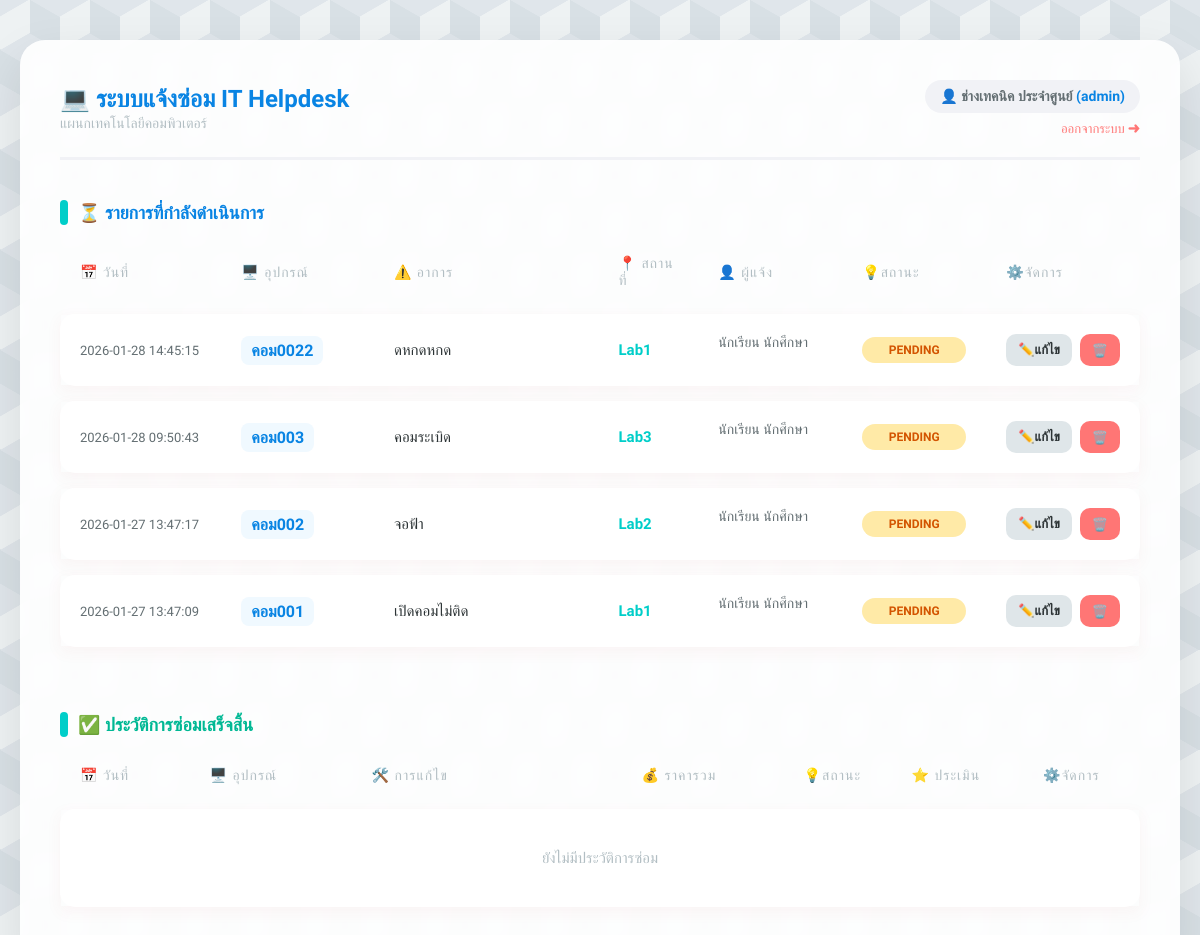
The page /dashboard (signed in) on the database as committed earlier.
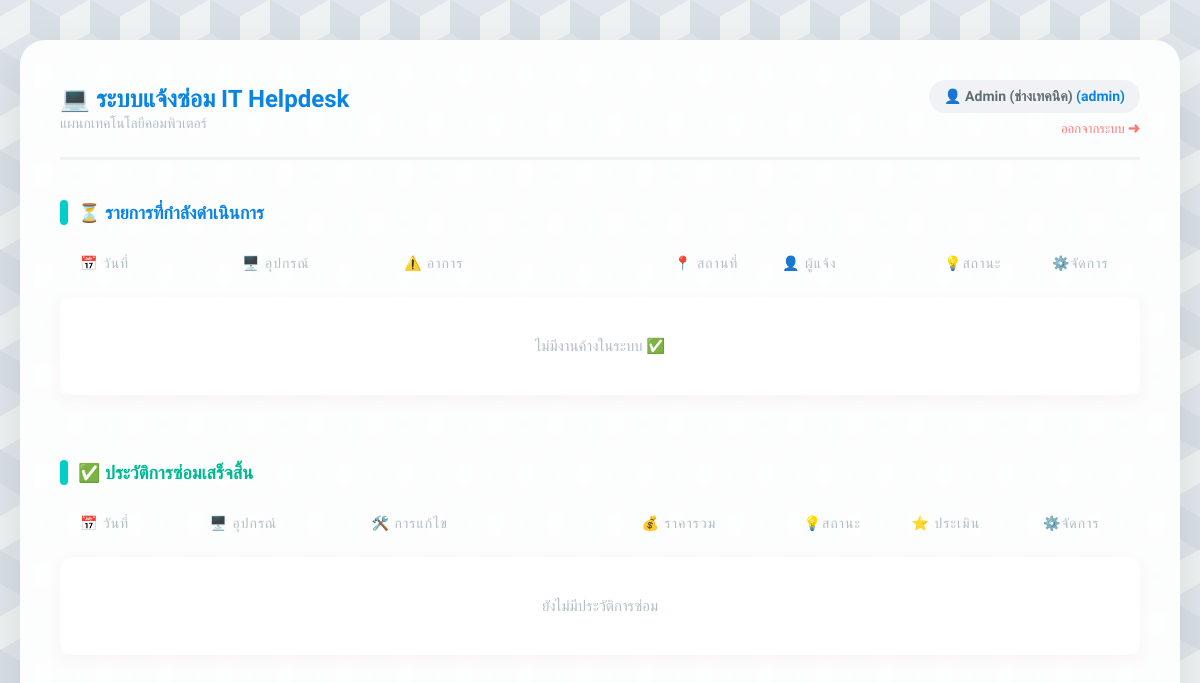
The same page on the database as committed later.
### tables this page shows
CREATE TABLE repairs (
    repair_id INTEGER PRIMARY KEY AUTOINCREMENT,
    user_id INTEGER NOT NULL,
    device_name TEXT NOT NULL,
    problem_detail TEXT NOT NULL,
    location TEXT NOT NULL,
    status TEXT DEFAULT 'Pending',
    report_date TIMESTAMP DEFAULT CURRENT_TIMESTAMP,
    technician_note TEXT,
    spare_parts TEXT,
    cost INTEGER DEFAULT 0,
    FOREIGN KEY (user_id) REFERENCES users (user_id)
);

CREATE TABLE users (
    user_id INTEGER PRIMARY KEY AUTOINCREMENT,
    username TEXT NOT NULL UNIQUE,
    password TEXT NOT NULL,
    fullname TEXT NOT NULL,
    role TEXT NOT NULL DEFAULT 'user'
);

### app.py (the view, shortened to what this page needs)
@app.route('/dashboard')
def dashboard():
    if 'user_id' not in session:
        return redirect(url_for('login'))
    conn = get_db_connection()
    if session['role'] == 'admin':
        all_repairs = conn.execute('''
            SELECT r.*, u.fullname, e.rating, e.comment
            FROM repairs r
            JOIN users u ON r.user_id = u.user_id
            LEFT JOIN evaluations e ON r.repair_id = e.repair_id
            ORDER BY r.report_date DESC
        ''').fetchall()
    conn.close()
    active_repairs = []
    completed_repairs = []
    for repair in all_repairs:
        if repair['status'] == 'Completed':
            completed_repairs.append(repair)
        else:
            active_repairs.append(repair)
    return render_template('index.html',
                           name=session['fullname'],
                           role=session['role'],
                           active_repairs=active_repairs,
                           completed_repairs=completed_repairs)

### app.py (called while the page is built)
def get_db_connection():
    conn = sqlite3.connect('maintenance.db')
    conn.row_factory = sqlite3.Row
    return conn

### templates/index.html (shortened to what this page needs)
<!DOCTYPE html>
<html lang="th">
<head>
    <link rel="stylesheet" href="{{ url_for('static', filename='style.css') }}">
</head>
<body>
<div class="container">
    <header>
        <div>
            <h1>💻 ระบบแจ้งซ่อม IT Helpdesk</h1>
            <span style="color: #b2bec3; font-size: 14px;">แผนกเทคโนโลยีคอมพิวเตอร์</span>
        </div>
        <div style="text-align: right;">
            <div class="user-badge">
                👤 {{ name }} <span style="color: #0984e3;">({{ role }})</span>
            </div>
            <a href="{{ url_for('logout') }}" style="color: #ff7675; text-decoration: none; font-size: 13px; margin-top: 8px; display: inline-block;">ออกจากระบบ ➜</a>
        </div>
    </header>
    <h2>⏳ รายการที่กำลังดำเนินการ</h2>
    <table>
        <thead>
            <tr>
                <th width="15%">📅 วันที่</th>
                <th width="15%">🖥️ อุปกรณ์</th>
                <th width="25%">⚠️ อาการ</th>
                <th width="10%">📍 สถานที่</th>
                {% if role == 'admin' %} <th width="15%">👤 ผู้แจ้ง</th> {% endif %}
                <th width="10%">💡สถานะ</th>
                <th>⚙️จัดการ</th>
            </tr>
        </thead>
        <tbody>
            {% for repair in active_repairs %}
            <tr>
                <td class="col-date">{{ repair['report_date'] }}</td>
                <td><span class="col-device">{{ repair['device_name'] }}</span></td>
                <td class="col-problem">{{ repair['problem_detail'] }}</td>
                <td class="col-location">{{ repair['location'] }}</td>
                {% if role == 'admin' %}
                    <td class="col-user">{{ repair['fullname'] }}</td>
                {% endif %}
                <td><span class="badge status-{{ repair['status'].split(' ')[0] }}">{{ repair['status'] }}</span></td>
                <td>
                    <div class="action-group">
                        {% if role == 'admin' %}
                            <a href="{{ url_for('update_repair', repair_id=repair['repair_id']) }}" class="btn btn-update">✏️แก้ไข</a>
                            <a href="{{ url_for('delete_repair', repair_id=repair['repair_id']) }}" class="btn btn-delete" onclick="return confirm('ยืนยันลบ?');">🗑️</a>
                        {% else %}
                            <a href="{{ url_for('delete_repair', repair_id=repair['repair_id']) }}" class="btn btn-delete" onclick="return confirm('ยกเลิก?');">ยกเลิก</a>
                        {% endif %}
                    </div>
                </td>
            </tr>
            {% else %}
            <tr><td colspan="7" style="text-align: center; color: #b2bec3; padding: 40px;">ไม่มีงานค้างในระบบ ✅</td></tr>
            {% endfor %}
        </tbody>
    </table>
    <h2 style="color: #00b894; margin-top: 50px;">✅ ประวัติการซ่อมเสร็จสิ้น</h2>
    <table>
        <thead>
            <tr>
                <th width="12%">📅 วันที่</th>
                <th width="15%">🖥️ อุปกรณ์</th>
                <th width="25%">🛠️ การแก้ไข</th>
                <th width="15%">💰 ราคารวม</th>
                <th width="10%">💡สถานะ</th>
                <th>⭐ ประเมิน</th>
                <th>⚙️จัดการ</th>
            </tr>
        </thead>
        <tbody>
            {% for repair in completed_repairs %}
            <tr>
                <td class="col-date">{{ repair['report_date'] }}</td>
                <td><span class="col-device">{{ repair['device_name'] }}</span></td>
                <td>
                    <div style="font-weight: 500; color: #00b894;">✔ {{ repair['technician_note'] or '-' }}</div>
                    <small style="color: #b2bec3;">(อาการเดิม: {{ repair['problem_detail'] }})</small>
                </td>
                <td>
                    {% if repair['cost'] and repair['cost'] > 0 %}
                        <div class="cost-display">฿{{ "{:,.0f}".format(repair['cost']) }}</div>
                        {% if repair['spare_parts'] %}
                            <div style="font-size: 11px; color: #b2bec3; margin-top: 4px;">{{ repair['spare_parts'] }}</div>
                        {% endif %}
                    {% else %}
                        <span style="color: #b2bec3;">ฟรี</span>
                    {% endif %}
                </td>
                <td><span class="badge status-Completed">Completed</span></td>
                <td>
                    {% if repair['rating'] %}
                        <div style="color: #fdcb6e; letter-spacing: 2px;">{{ '★' * repair['rating'] }}</div>
                    {% else %}
                        {% if role == 'user' %}
                            <a href="{{ url_for('evaluate', repair_id=repair['repair_id']) }}" class="btn btn-rate">⭐ ให้ดาว</a>
                        {% else %}
                            <span style="color: #b2bec3; font-size: 12px;">⌛รอประเมิน</span>
                        {% endif %}
                    {% endif %}
                </td>
                <td>
                    {% if role == 'admin' %}
                        <a href="{{ url_for('delete_repair', repair_id=repair['repair_id']) }}" class="btn btn-delete" onclick="return confirm('ลบประวัติ?');">🗑️</a>
                    {% endif %}
                </td>
            </tr>
            {% else %}
            <tr><td colspan="7" style="text-align: center; color: #b2bec3; padding: 40px;">ยังไม่มีประวัติการซ่อม</td></tr>
            {% endfor %}
        </tbody>
    </table>
</div>
</body>
</html>

### static/style.css (style rules this page uses)
:root { --primary-blue: #0984e3; --light-blue: #74b9ff; --teal: #00cec9; --bg-color: #dfe6e9; --text-color: #2d3436; --border-radius: 15px; }
body { font-family: 'Prompt', sans-serif; color: var(--text-color); margin: 0; padding: 40px 20px; min-height: 100vh; background-color: #eef2f3; background-image: linear-gradient(30deg, #e0e6eb 12%, transparent 12.5%, transparent 87%, #e0e6eb 87.5%, #e0e6eb), linear-gradient(150deg, #e0e6eb 12%, transparent 12.5%, transparent 87%, #e0e6eb 87.5%, #e0e6eb), linear-gradient(30deg, #e0e6eb 12%, transparent 12.5%, transparent 87%, #e0e6eb 87.5%, #e0e6eb), linear-gradient(150deg, #e0e6eb 12%, transparent 12.5%, transparent 87%, #e0e6eb 87.5%, #e0e6eb), linear-gradient(60deg, #d8e0e5 25%, transparent 25.5%, transparent 75%, #d8e0e5 75%, #d8e0e5), linear-gradient(60deg, #d8e0e5 25%, transparent 25.5%, transparent 75%, #d8e0e5 75%, #d8e0e5); background-size: 60px 100px; background-position: 0 0, 0 0, 30px 50px, 30px 50px, 0 0, 30px 50px; display: flex; justify-content: center; }
.container { width: 100%; max-width: 1200px; background: rgba(255, 255, 255, 0.9); padding: 40px; border-radius: 25px; box-shadow: 0 20px 50px rgba(0,0,0,0.1); backdrop-filter: blur(10px); }
header { display: flex; justify-content: space-between; align-items: center; padding-bottom: 20px; border-bottom: 3px solid #f1f2f6; margin-bottom: 30px; }
h1 { color: var(--primary-blue); margin: 0; display: flex; align-items: center; font-size: 24px; }
.user-badge { background: #f1f2f6; padding: 8px 15px; border-radius: 30px; font-size: 14px; color: #636e72; font-weight: 600; }
h2 { font-size: 18px; color: var(--primary-blue); margin-top: 40px; margin-bottom: 15px; display: flex; align-items: center; }
h2::before { content: ''; display: inline-block; width: 8px; height: 25px; background: var(--teal); margin-right: 10px; border-radius: 4px; }
table { width: 100%; border-collapse: separate; border-spacing: 0 15px; }
th { text-align: left; color: #b2bec3; font-weight: 500; padding: 0 20px 10px 20px; font-size: 14px; text-transform: uppercase; letter-spacing: 1px; }
tbody tr { background-color: white; box-shadow: 0 5px 15px rgba(189, 71, 71, 0.05); transition: transform 0.2s; }
td { padding: 20px; vertical-align: middle; border: none; font-size: 15px; }
td:first-child { border-top-left-radius: var(--border-radius); border-bottom-left-radius: var(--border-radius); }
td:last-child { border-top-right-radius: var(--border-radius); border-bottom-right-radius: var(--border-radius); }

Rows that differ between the two databases and show on the page:
removed repairs: report_date "2026-01-28 14:45:15", device_name "คอม0022", problem_detail "ดหกดหกด", location "Lab1", fullname "นักเรียน นักศึกษา", status "PENDING"
removed repairs: report_date "2026-01-28 09:50:43", device_name "คอม003", problem_detail "คอมระเบิด", location "Lab3", fullname "นักเรียน นักศึกษา", status "PENDING"
removed repairs: report_date "2026-01-27 13:47:17", device_name "คอม002", problem_detail "จอฟ้า", location "Lab2", fullname "นักเรียน นักศึกษา", status "PENDING"
removed repairs: report_date "2026-01-27 13:47:09", device_name "คอม001", problem_detail "เปิดคอมไม่ติด", location "Lab1", fullname "นักเรียน นักศึกษา", status "PENDING"
Other text that changed with them:
{{ name }}: "ช่างเทคนิค ประจำศูนย์" → "Admin (ช่างเทคนิค)"
text now shown: "ไม่มีงานค้างในระบบ ✅"
